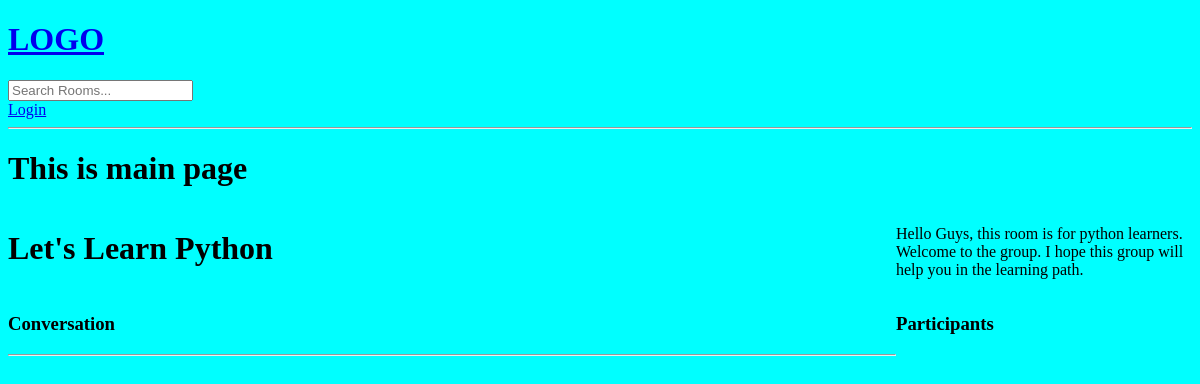
Page /room/1/ on the earlier database version.
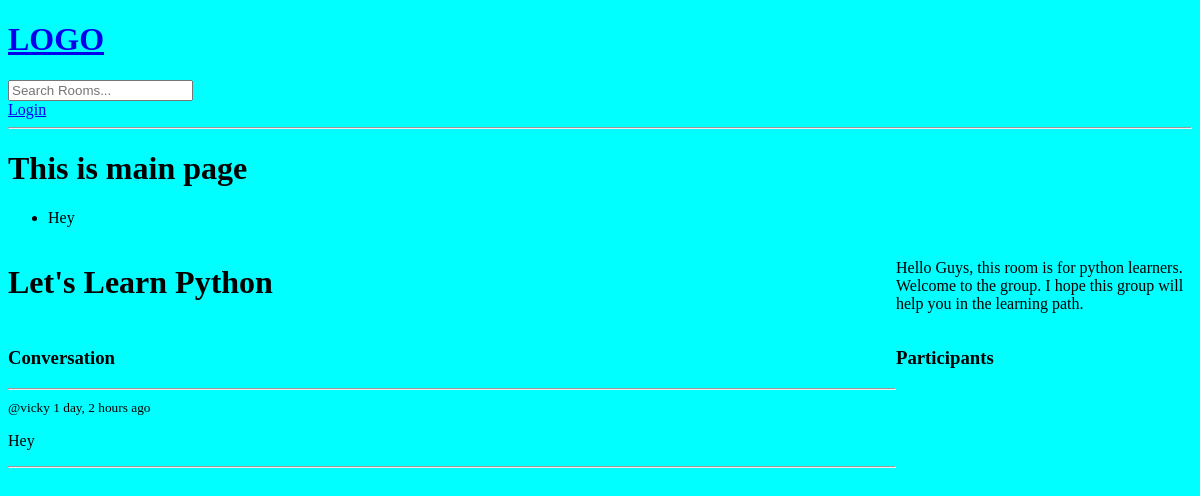
Same page on the later database version.
### study/models.py (models this page shows)
class Message(models.Model):
    user = models.ForeignKey(User, on_delete=models.CASCADE)
    room = models.ForeignKey(Room, on_delete=models.CASCADE)
    body = models.TextField()
    updated = models.DateTimeField(auto_now=True)
    created = models.DateTimeField(auto_now_add=True)
    class Meta:
        ordering = ['-updated','-created']
    def __str__(self):
        return self.body[0:50]

### study/views.py (the view, shortened to what this page needs)
# urls.py: path('room/<str:pk>/', views.room, name="room"),
def room(request,pk):
    room = Room.objects.get(id=pk)
    room_messages = room.message_set.all().order_by('-created')
    participants = room.participants.all()
    context = {'room': room, 'messages': room_messages, 'participants':participants}
    return render(request, 'study/room.html', context)

### study/templates/study/room.html (shortened to what this page needs)
{% extends 'main.html' %}
{% block content%}
<div class="room-container">
    <h1>{{room.name}}</h1>
    <p>{{room.description}}</p>
    <div class="comment-wrapper">
        <div>
            <h3>Conversation</h3>
            <hr>
            {% for message in messages%}
            <div>
                <small>@{{message.user}} {{message.created|timesince}} ago</small>
                <p>{{message.body}}</p>
                <hr>
            </div>
            {% endfor%}
        </div>
    </div>
    <div>
        <h3>Participants</h3>
        <br>
    </div>
</div>
{% endblock content%}

### templates/main.html (shortened to what this page needs)
{% load static %}
<!DOCTYPE html>
<html lang="en">
<head>
    <link rel="stylesheet" type='text/css' media='screen' href="{% static 'style/main.css'%}">
</head>
<body>
    {% include 'navbar.html' %}
    <h1>This is main page</h1>
    {% if messages %}
    <ul class="messages">
        {% for message in messages %}
        <li{% if message.tags %} class="{{ message.tags }}" {% endif %}>{{ message }}</li>
            {% endfor %}
    </ul>
    {% endif %}
    {% block content %}
    {% endblock %}
</body>
</html>

Differences in the rows shown:
added Message: body "Hey", user "vicky", created "1 day, 2 hours"
